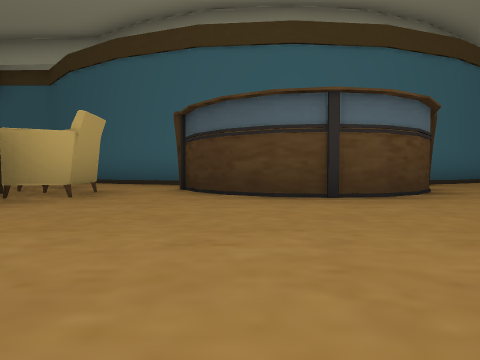
view 1 (above)

16 first-person views from a walk through a Unity game level. The camera is 0.3 m above the floor, tilts 2° down and sees 80° across. Doors are open. The floor is counted in squares, 1 m on a side. Each view is taken from the middle of a square. On the plan, view 1 faces up. The plan holds only what a view shows up to about 9 squares ahead; the rest is blank. The place goes on beyond the plan. The player is left out. Some animated figures are not drawn. Some surface patterns are stand-ins.

view 2
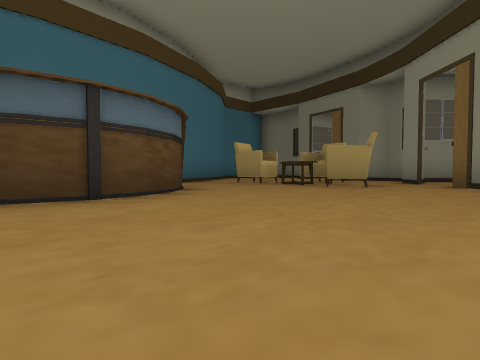

view 3
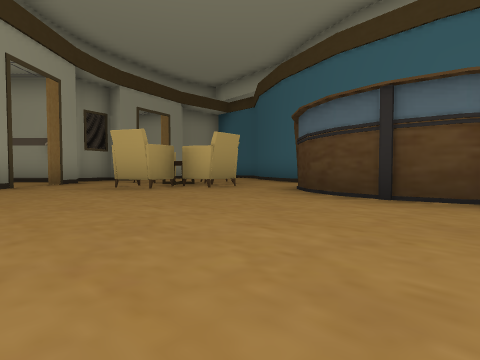

view 4
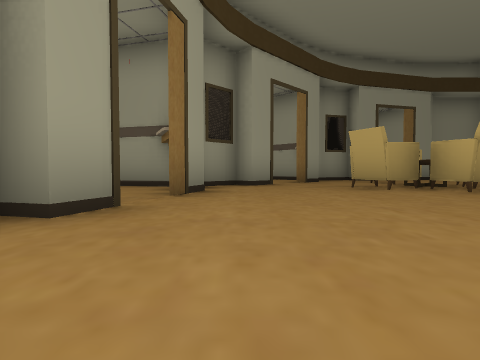

view 5
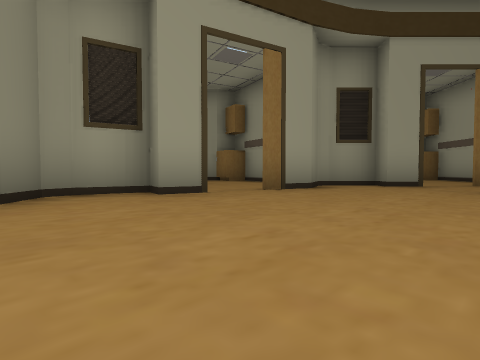

view 6
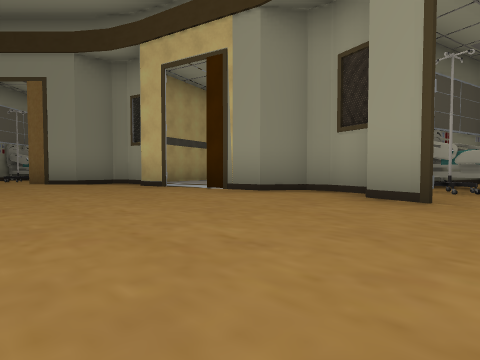

view 7
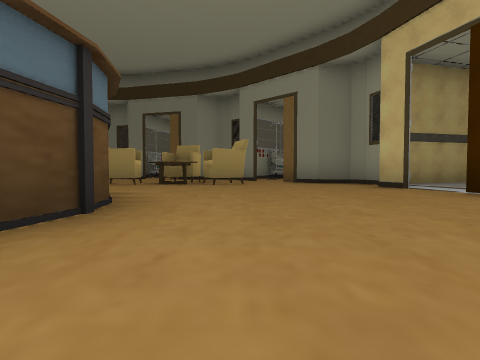

view 8
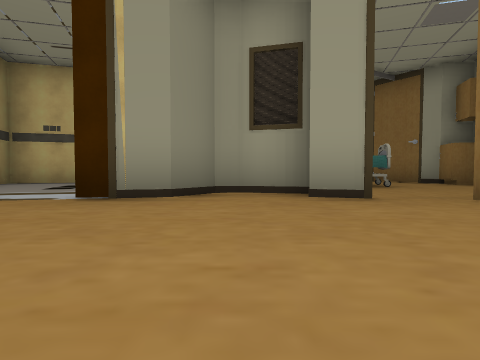

view 9
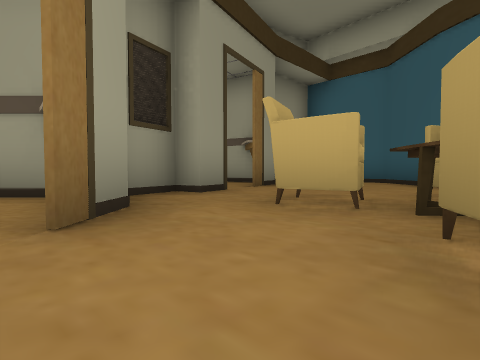

view 10
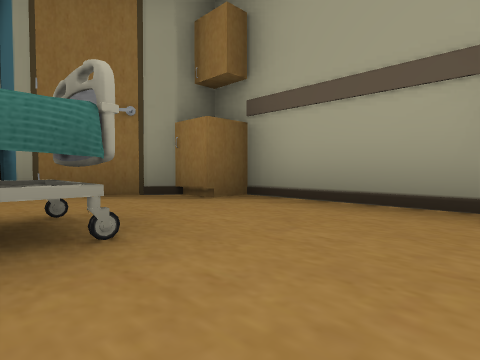

view 11
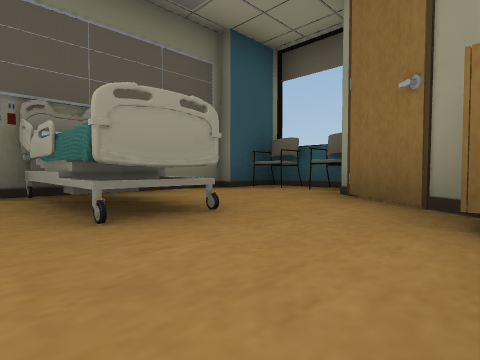

view 12
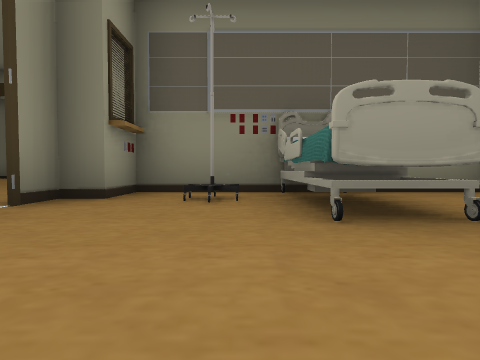

view 13
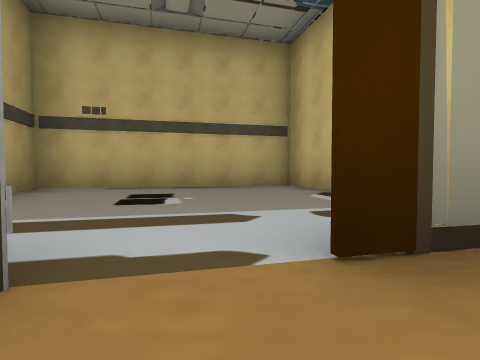

view 14
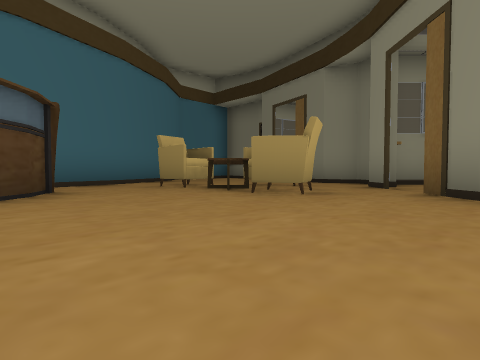

view 15
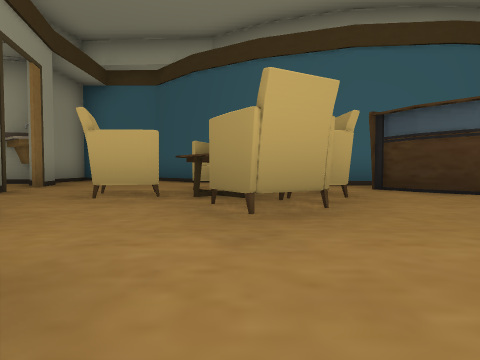

view 16
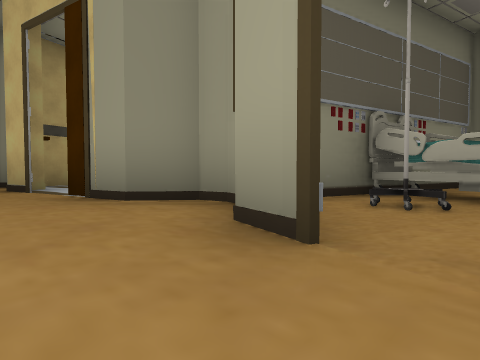

### Floor plan
Points are (right, up) in squares from view 1. A wall is a line through its corners. A room is listed if a view was taken in it or the views show most of it. See-through windows are left out.
Room 1 (views 1, 2, 3, 4, 5, 6, 7, 8, 9, 13, 14, 15, 16)
walls: (-0.4, 5.6) (-0.9, 5.6); (-1.1, 5.7) (-2.7, 6.2); (-0.5, -1) (0.2, -1.2) (0.1, -1.6) (1, -1.8) (1.3, -1.7) (1.8, -1.2) (2.8, -0.9); (3.5, -0.7) (4.3, -0.5); (-2.5, 6.1) (-3.9, 6.9); (4.7, 6.2) (3.2, 5.7); (4.8, -0.9) (5.4, -0.7) (5.5, 0.2) (6.3, 1); (-4, 0.7) (-3.5, 0.2) (-3.8, -0.1) (-3, -0.9) (-2.2, -0.5) (-1.2, -0.8); (6.8, 1.5) (7.3, 2); (5.9, 6.9) (4.6, 6.2); (-5.3, 2) (-4.6, 1.3); (-4.1, 7) (-4.7, 7.5); (8.2, 2.2) (8.4, 2.7) (8.1, 3.3) (8.2, 3.8); (-6.2, 4) (-6.1, 3.3); (-6.5, 3.2) (-6.3, 2.3); (-6.7, 5.8) (-6.5, 4.8)
ways out: open door at (-4.5, 1) to room 2; open door at (3, -1) to room 3; open door at (-6, 4.5); open door at (-1, -1); open door at (6.5, 1); open door at (8, 5)
objects: chair (-5, 3) to (-4, 4); chair (-4, 4) to (-3, 5); chair (-3, 2) to (-3, 3); table (-3, 4); chair (-2, 3) to (-2, 4); desk (-1, 3) to (3, 4); chair (5, 2) to (6, 2); table (5, 3) to (5, 4); chair (5, 5); chair (6, 3) to (7, 4)
Room 2 (views 10, 11, 12)
walls: (-8.5, -0.7) (-8.2, -2.5); (-5.1, -1) (-4.4, -0.8); (-6.8, 1.8) (-8.2, 0.4); (-6.7, -4.2) (-3.2, -0.8); (-3.6, 0.2) (-4, 0.7)
ways out: open door at (-4.5, 1) to room 1
objects: cabinet (-9, -1) to (-8, 0); bed (-7, -3) to (-5, -1)
Room 3 (no view inside)
walls: (1.6, -4.1) (2, -5.6) (6.2, -4.5) (5.3, -1.1)
ways out: open door at (3, -1) to room 1

Where each view was taken, in squares from view 1:
view 1: 0 up, 0 right, facing up
view 2: 0 up, 0 right, facing up-right
view 3: 0 up, 2 right, facing up-left
view 4: 0 up, 2 right, facing left
view 5: 2 up, 2 right, facing down-left
view 6: 2 up, 1 left, facing down-right
view 7: 2 up, 1 left, facing right
view 8: 2 up, 1 right, facing down
view 9: 1 up, 3 left, facing up-left
view 10: 0 up, 5 left, facing left
view 11: 1 up, 7 left, facing down
view 12: 1 up, 7 left, facing down-right
view 13: 0 up, 3 right, facing down
view 14: 0 up, 2 right, facing up-right
view 15: 0 up, 3 left, facing up
view 16: 0 up, 1 left, facing down-right
